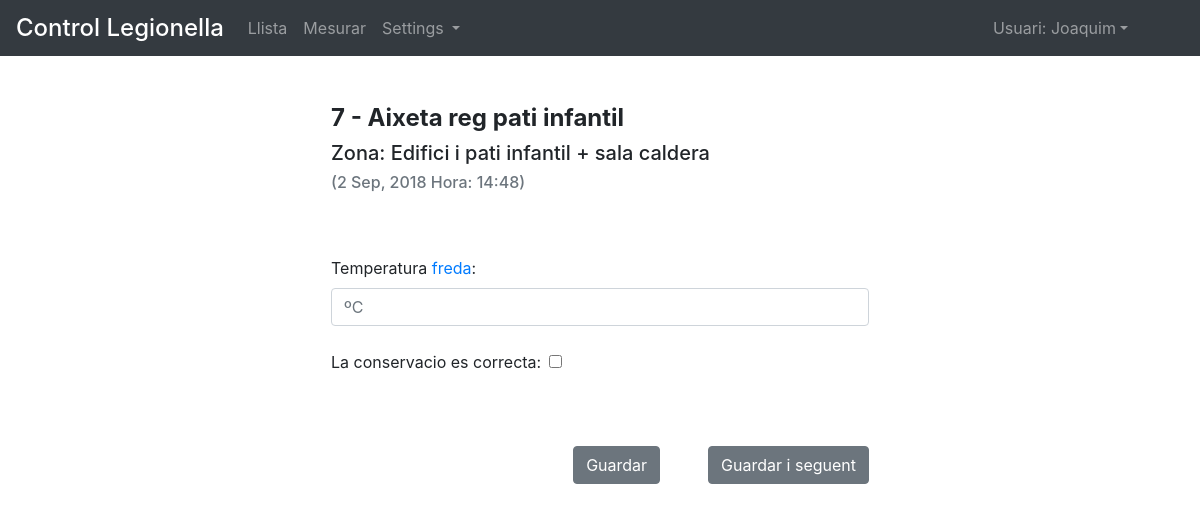
/create_measure/?measure_point=7 (signed in), run on the app's committed database.
### control/models.py (models this page shows)
class Measure_point(models.Model):
	area				= models.ForeignKey(Area, null=True,on_delete=models.SET_NULL)
	type_measure 		= models.ManyToManyField(Type_measure, blank=True)
	name 				= models.CharField(max_length=50, null=False, unique=False)
	number 				= models.IntegerField(null=False, unique=True)
	weight 				= models.IntegerField(null=True, unique=False)
	class Meta:
		ordering 			= ['weight']
		verbose_name 		= 'Punt de mesura'
		verbose_name_plural = 'Punts de mesura'
	def __str__(self): return str(self.name)

class Area(models.Model):
	area				= models.CharField(max_length=50, null=False, unique=True, error_messages={'unique':"Ja existeix!"})
	weight 				= models.IntegerField(null=True, unique=False)
	class Meta:
		verbose_name 		= 'Area'
		verbose_name_plural = 'Areas'
		ordering 			= ['weight','id']
	def __str__(self): return str(self.area)

### control/views.py (the view, shortened to what this page needs)
# urls.py: url(r'^create_measure/$', create_measure_view, name='create_measure'),
@login_required()
def create_measure_view(request,*args,**kwargs):
	measure_point 			= request.GET.get('measure_point')
	measure_point_qs 		= Measure_point.objects.filter(number=measure_point)
	type_measure 			= request.GET.get('type_measure')
	if measure_point_qs:
		measure_point 		= Measure_point.objects.get(number=measure_point)
		if measure_point and type_measure:
			type_measure 	= Type_measure.objects.get(id=type_measure)
			form 			= Create_measure_form(request.POST or None, initial={'measure_point':measure_point,
																			'type_measure':type_measure})
		elif measure_point.type_measure.count() == 1:
			type_measure 	= measure_point.type_measure.first()
			form 			= Create_measure_form(request.POST or None, initial={'measure_point':measure_point,
																			'type_measure':type_measure})
		elif measure_point.type_measure.count() > 1:
			form = Select_type_form()
			context 		= {'measure_point':measure_point,
								'form':form
							}
			return render(request, 'control/select_type.html', context)
		context 	= {'form':form,
					'measure_point':measure_point,
					'type_measure':type_measure
		}
	else:
			return redirect('home')
	return render(request, 'control/create_measure.html', context)

### control/forms.py
class Create_measure_form(forms.ModelForm):
	measure_point 		= forms.ModelChoiceField(
							queryset=Measure_point.objects.all(),
							label= "",
							widget = forms.Select(attrs={
									'class':"d-none"})
							)
	type_measure 		= forms.ModelChoiceField(
							queryset=Type_measure.objects.all(),
							label= "",
							widget = forms.Select(attrs={
									'class':"d-none"})
							)
	temperature 		= forms.DecimalField(
							required=True,
							label= "Temperatura",
							widget = forms.NumberInput(attrs={
									'placeholder':"ºC",
									'class':"form-control"})
							)
	status_OK 			=forms.BooleanField(
							required= False,
							label="Conservacio correcta?",
							widget = forms.CheckboxInput(attrs={
									'class':"form-check-input ml-2"})
							)
	class Meta:
		model 	= Measure
		fields	= [
			'measure_point',
			'type_measure',
			'temperature',
			'status_OK'
		]

### control/models.py (called while the page is built)
	def __str__(self): return str(self.type_measure)

### templates/control/create_measure.html (shortened to what this page needs)
{% extends "control/base.html" %}
{% block content %}
<div class="row mt-5">
	<div class="col col-12 col-md-6 offset-md-3">
		<h4 class="font-weight-bold ml-3">{{measure_point.number}} - {{measure_point}}</h4>
		<h5 class="ml-3">Zona: {{measure_point.area}}</h5>
		<h6 class="mb-5 ml-3 text-muted">({% now "j M, Y" %} Hora: {% now "H:i" %})</h6>
		<div class=" p-3 clearfix mb-5 ">
			<form method='POST'> {%csrf_token%}
				<div class="form-group">
					<label> Temperatura {% if type_measure.type_measure == "freda" %}<span class="text-primary">freda</span>:{% elif type_measure.type_measure == "calenta" %}<span class="text-danger">calenta</span>: {%else%}{{type_measure}}:{% endif %}</label>
				    {{ form.temperature }}
				</div>
				<div class="form-group mt-4">
					<label> La conservacio es correcta: </label>
				    {{ form.status_OK }}
				</div>
				<button type="submit" name="seguent" class="btn btn-secondary float-right mt-5 ml-5">Guardar i seguent</button>
				<button type="submit" class="btn btn-secondary float-right mt-5">Guardar</button>
			</form>
		</div>
	</div>
</div>
{% endblock %}

### templates/control/base.html (shortened to what this page needs)
{% load static %}
<!DOCTYPE=html>
<html lang="eng">
<head>
{% include 'snippets/css.html' %}
<link rel="stylesheet" href="{% static 'control/css/control.css' %}">
</head>
<body>
	<nav class="navbar sticky-top navbar-expand-md navbar-dark bg-dark mb-1">
	<div class="navbar-brand pb-0 pt-0">
		<span class="h4">Control Legionella </span>
	</div>
	<div class="collapse navbar-collapse" id="navbarNavAltMarkup">
	    <div class="navbar-nav">
	    	<a class="nav-item nav-link"  href="{% url 'home' %}">Llista</a>
	    	<a class="nav-item nav-link"  href="{% url 'select_point' %}">Mesurar</a>
	    	<span class="nav-item dropdown">
	    		<a class="nav-link dropdown-toggle mr-2" href="#" id="navbarDropdownMenuLink" data-toggle="dropdown" aria-haspopup="true" aria-expanded="false">Settings </a>
			</span>
	    </div>
	    <div class="navbar-nav ml-auto">
	    	{% if request.user.username %}
	    	<span class="nav-item dropdown">
				<a class="nav-link dropdown-toggle mr-5" href="#" id="navbarDropdownMenuLink" data-toggle="dropdown" aria-haspopup="true" aria-expanded="false">Usuari: {{request.user.first_name}}</a>
			</span>
				{% else %}
				<a class="nav-item nav-link " href="{% url 'login' %}?next={{request.path}}">login </a>
				{% endif %}
	    </div>
	</div>
</nav>
	<div class="container-fluid">
		{% block content %}
		{% endblock content %}
	</div>
</body>
</html>

### data on the page
Measure_point: number "7", name "Aixeta reg pati infantil", area "Edifici i pati infantil + sala caldera"

### other printed values
{{ request.user.first_name }} "Joaquim"
